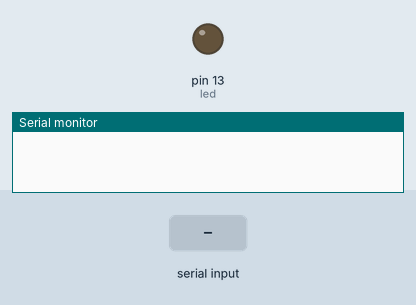
A sketch run on a simulated Arduino Uno, built with avr-gcc and run on an emulated ATmega328P. Shown: output pins drawn as LEDs (lit = HIGH), the last lines printed to the serial monitor. Dashed ring = blinking. The inputs (shaded band) are chosen by the test bench.

Above: at 1.2 s.
1.3 s: "b" received over Serial
At 1.7 s:
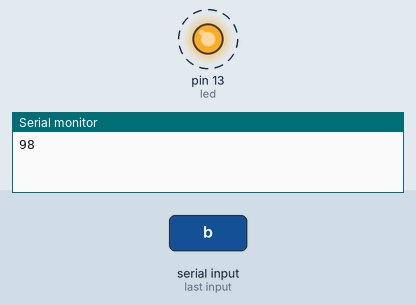
Timing chart, 0 to 11.8 s (numbered marks = the images above; inputs shaded):
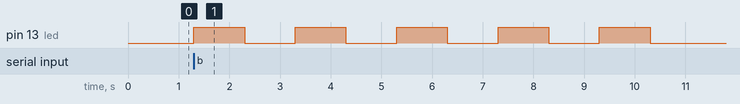

The sketch:

201126_xbee_test_rxtx.ino
```cpp
int led = 13;
int received = 0;
int i;

void setup() {
  Serial.begin(9600);
  pinMode(led, OUTPUT);
 // digitalWrite(led, HIGH);
}

void loop() {
  if (Serial.available() > 0) {
received = Serial.read();
Serial.println(received);

    if (received == 'a'){
    digitalWrite(led, HIGH);
    delay(2000);
    digitalWrite(led, LOW);
    }
     else if (received == 'b'){
      for(i=0;i<5;i++){
    digitalWrite(led, HIGH);
    delay(1000);
    digitalWrite(led, LOW);
    delay(1000);
    }
  }
}
}
```

Measured:
- after the input at 1.3 s, pin 13 (led): alternates HIGH for 1.0 s and LOW for 1.0 s, starting at once
